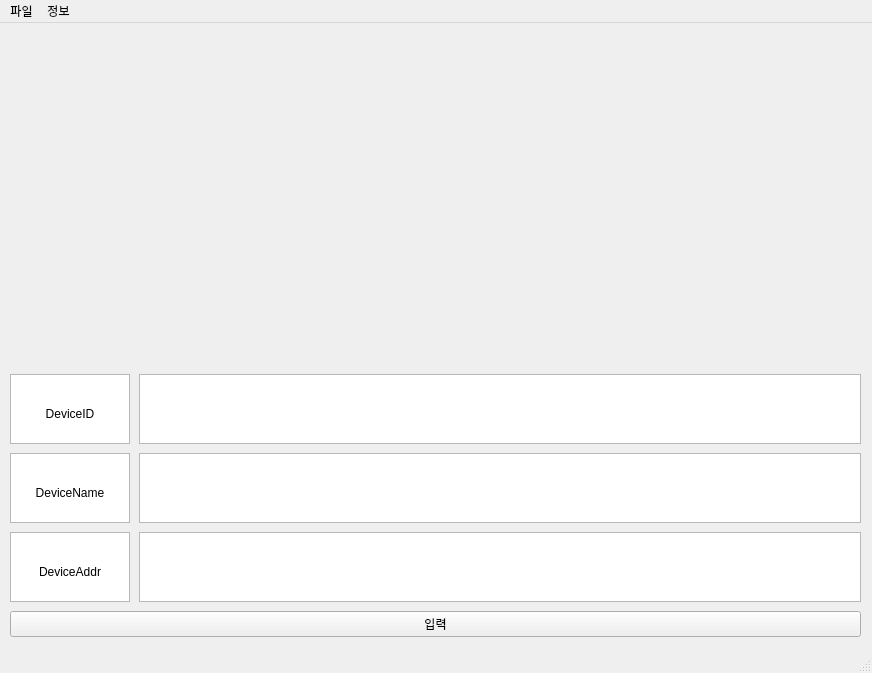
<?xml version="1.0" encoding="UTF-8"?>
<ui version="4.0">
 <class>MainWindow</class>
 <widget class="QMainWindow" name="MainWindow">
  <property name="geometry">
   <rect>
    <x>0</x>
    <y>0</y>
    <width>872</width>
    <height>673</height>
   </rect>
  </property>
  <property name="windowTitle">
   <string>MainWindow</string>
  </property>
  <widget class="QWidget" name="centralwidget">
   <widget class="QWidget" name="verticalLayoutWidget">
    <property name="geometry">
     <rect>
      <x>10</x>
      <y>10</y>
      <width>851</width>
      <height>604</height>
     </rect>
    </property>
    <layout class="QVBoxLayout" name="verticalLayout" stretch="9,1">
     <property name="sizeConstraint">
      <enum>QLayout::SetMinimumSize</enum>
     </property>
     <item>
      <layout class="QHBoxLayout" name="horizontalLayout_3">
       <property name="sizeConstraint">
        <enum>QLayout::SetMinimumSize</enum>
       </property>
      </layout>
     </item>
     <item>
      <layout class="QVBoxLayout" name="verticalLayout_3" stretch="1,1,1,0">
       <property name="spacing">
        <number>9</number>
       </property>
       <property name="sizeConstraint">
        <enum>QLayout::SetMinimumSize</enum>
       </property>
       <item>
        <layout class="QHBoxLayout" name="horizontalLayout_7" stretch="1,6">
         <item>
          <widget class="QTextBrowser" name="IDBrowser">
           <property name="sizePolicy">
            <sizepolicy hsizetype="Minimum" vsizetype="Minimum">
             <horstretch>0</horstretch>
             <verstretch>0</verstretch>
            </sizepolicy>
           </property>
           <property name="palette">
            <palette>
             <active>
              <colorrole role="BrightText">
               <brush brushstyle="SolidPattern">
                <color alpha="255">
                 <red>255</red>
                 <green>255</green>
                 <blue>255</blue>
                </color>
               </brush>
              </colorrole>
             </active>
             <inactive>
              <colorrole role="BrightText">
               <brush brushstyle="SolidPattern">
                <color alpha="255">
                 <red>255</red>
                 <green>255</green>
                 <blue>255</blue>
                </color>
               </brush>
              </colorrole>
             </inactive>
             <disabled>
              <colorrole role="BrightText">
               <brush brushstyle="SolidPattern">
                <color alpha="255">
                 <red>255</red>
                 <green>255</green>
                 <blue>255</blue>
                </color>
               </brush>
              </colorrole>
             </disabled>
            </palette>
           </property>
           <property name="font">
            <font>
             <weight>50</weight>
             <bold>false</bold>
            </font>
           </property>
           <property name="acceptDrops">
            <bool>false</bool>
           </property>
           <property name="verticalScrollBarPolicy">
            <enum>Qt::ScrollBarAlwaysOff</enum>
           </property>
           <property name="horizontalScrollBarPolicy">
            <enum>Qt::ScrollBarAlwaysOff</enum>
           </property>
           <property name="sizeAdjustPolicy">
            <enum>QAbstractScrollArea::AdjustToContentsOnFirstShow</enum>
           </property>
           <property name="undoRedoEnabled">
            <bool>true</bool>
           </property>
           <property name="html">
            <string>&lt;!DOCTYPE HTML PUBLIC &quot;-//W3C//DTD HTML 4.0//EN&quot; &quot;http://www.w3.org/TR/REC-html40/strict.dtd&quot;&gt;
&lt;html&gt;&lt;head&gt;&lt;meta name=&quot;qrichtext&quot; content=&quot;1&quot; /&gt;&lt;style type=&quot;text/css&quot;&gt;
p, li { white-space: pre-wrap; }
&lt;/style&gt;&lt;/head&gt;&lt;body style=&quot; font-family:'Gulim'; font-size:9pt; font-weight:400; font-style:normal;&quot;&gt;
&lt;p align=&quot;center&quot; style=&quot;-qt-paragraph-type:empty; margin-top:0px; margin-bottom:0px; margin-left:0px; margin-right:0px; -qt-block-indent:0; text-indent:0px;&quot;&gt;&lt;br /&gt;&lt;/p&gt;
&lt;p align=&quot;center&quot; style=&quot;-qt-paragraph-type:empty; margin-top:0px; margin-bottom:0px; margin-left:0px; margin-right:0px; -qt-block-indent:0; text-indent:0px;&quot;&gt;&lt;br /&gt;&lt;/p&gt;
&lt;p align=&quot;center&quot; style=&quot; margin-top:0px; margin-bottom:0px; margin-left:0px; margin-right:0px; -qt-block-indent:0; text-indent:0px;&quot;&gt;DeviceID&lt;/p&gt;&lt;/body&gt;&lt;/html&gt;</string>
           </property>
           <property name="overwriteMode">
            <bool>true</bool>
           </property>
          </widget>
         </item>
         <item>
          <widget class="QTextEdit" name="IDEdit">
           <property name="sizePolicy">
            <sizepolicy hsizetype="Minimum" vsizetype="Minimum">
             <horstretch>0</horstretch>
             <verstretch>0</verstretch>
            </sizepolicy>
           </property>
           <property name="whatsThis">
            <string>'정수를 입력하세요'</string>
           </property>
           <property name="verticalScrollBarPolicy">
            <enum>Qt::ScrollBarAlwaysOff</enum>
           </property>
           <property name="horizontalScrollBarPolicy">
            <enum>Qt::ScrollBarAlwaysOff</enum>
           </property>
           <property name="sizeAdjustPolicy">
            <enum>QAbstractScrollArea::AdjustToContentsOnFirstShow</enum>
           </property>
          </widget>
         </item>
        </layout>
       </item>
       <item>
        <layout class="QHBoxLayout" name="horizontalLayout_4" stretch="1,6">
         <item>
          <widget class="QTextBrowser" name="NameBrowser">
           <property name="sizePolicy">
            <sizepolicy hsizetype="Minimum" vsizetype="Minimum">
             <horstretch>0</horstretch>
             <verstretch>0</verstretch>
            </sizepolicy>
           </property>
           <property name="verticalScrollBarPolicy">
            <enum>Qt::ScrollBarAlwaysOff</enum>
           </property>
           <property name="horizontalScrollBarPolicy">
            <enum>Qt::ScrollBarAlwaysOff</enum>
           </property>
           <property name="sizeAdjustPolicy">
            <enum>QAbstractScrollArea::AdjustToContentsOnFirstShow</enum>
           </property>
           <property name="readOnly">
            <bool>true</bool>
           </property>
           <property name="html">
            <string>&lt;!DOCTYPE HTML PUBLIC &quot;-//W3C//DTD HTML 4.0//EN&quot; &quot;http://www.w3.org/TR/REC-html40/strict.dtd&quot;&gt;
&lt;html&gt;&lt;head&gt;&lt;meta name=&quot;qrichtext&quot; content=&quot;1&quot; /&gt;&lt;style type=&quot;text/css&quot;&gt;
p, li { white-space: pre-wrap; }
&lt;/style&gt;&lt;/head&gt;&lt;body style=&quot; font-family:'Gulim'; font-size:9pt; font-weight:400; font-style:normal;&quot;&gt;
&lt;p align=&quot;center&quot; style=&quot;-qt-paragraph-type:empty; margin-top:0px; margin-bottom:0px; margin-left:0px; margin-right:0px; -qt-block-indent:0; text-indent:0px;&quot;&gt;&lt;br /&gt;&lt;/p&gt;
&lt;p align=&quot;center&quot; style=&quot;-qt-paragraph-type:empty; margin-top:0px; margin-bottom:0px; margin-left:0px; margin-right:0px; -qt-block-indent:0; text-indent:0px;&quot;&gt;&lt;br /&gt;&lt;/p&gt;
&lt;p align=&quot;center&quot; style=&quot; margin-top:0px; margin-bottom:0px; margin-left:0px; margin-right:0px; -qt-block-indent:0; text-indent:0px;&quot;&gt;DeviceName&lt;/p&gt;&lt;/body&gt;&lt;/html&gt;</string>
           </property>
          </widget>
         </item>
         <item>
          <widget class="QTextEdit" name="NameEdit">
           <property name="sizePolicy">
            <sizepolicy hsizetype="Minimum" vsizetype="Minimum">
             <horstretch>0</horstretch>
             <verstretch>0</verstretch>
            </sizepolicy>
           </property>
           <property name="acceptDrops">
            <bool>true</bool>
           </property>
           <property name="verticalScrollBarPolicy">
            <enum>Qt::ScrollBarAlwaysOff</enum>
           </property>
           <property name="horizontalScrollBarPolicy">
            <enum>Qt::ScrollBarAlwaysOff</enum>
           </property>
           <property name="sizeAdjustPolicy">
            <enum>QAbstractScrollArea::AdjustToContentsOnFirstShow</enum>
           </property>
           <property name="readOnly">
            <bool>false</bool>
           </property>
           <property name="html">
            <string>&lt;!DOCTYPE HTML PUBLIC &quot;-//W3C//DTD HTML 4.0//EN&quot; &quot;http://www.w3.org/TR/REC-html40/strict.dtd&quot;&gt;
&lt;html&gt;&lt;head&gt;&lt;meta name=&quot;qrichtext&quot; content=&quot;1&quot; /&gt;&lt;style type=&quot;text/css&quot;&gt;
p, li { white-space: pre-wrap; }
&lt;/style&gt;&lt;/head&gt;&lt;body style=&quot; font-family:'Gulim'; font-size:9pt; font-weight:400; font-style:normal;&quot;&gt;
&lt;p style=&quot;-qt-paragraph-type:empty; margin-top:0px; margin-bottom:0px; margin-left:0px; margin-right:0px; -qt-block-indent:0; text-indent:0px;&quot;&gt;&lt;br /&gt;&lt;/p&gt;&lt;/body&gt;&lt;/html&gt;</string>
           </property>
          </widget>
         </item>
        </layout>
       </item>
       <item>
        <layout class="QHBoxLayout" name="horizontalLayout_6" stretch="1,6">
         <item>
          <widget class="QTextBrowser" name="AddrBrowser">
           <property name="sizePolicy">
            <sizepolicy hsizetype="Minimum" vsizetype="Minimum">
             <horstretch>0</horstretch>
             <verstretch>0</verstretch>
            </sizepolicy>
           </property>
           <property name="verticalScrollBarPolicy">
            <enum>Qt::ScrollBarAlwaysOff</enum>
           </property>
           <property name="horizontalScrollBarPolicy">
            <enum>Qt::ScrollBarAlwaysOff</enum>
           </property>
           <property name="sizeAdjustPolicy">
            <enum>QAbstractScrollArea::AdjustToContentsOnFirstShow</enum>
           </property>
           <property name="html">
            <string>&lt;!DOCTYPE HTML PUBLIC &quot;-//W3C//DTD HTML 4.0//EN&quot; &quot;http://www.w3.org/TR/REC-html40/strict.dtd&quot;&gt;
&lt;html&gt;&lt;head&gt;&lt;meta name=&quot;qrichtext&quot; content=&quot;1&quot; /&gt;&lt;style type=&quot;text/css&quot;&gt;
p, li { white-space: pre-wrap; }
&lt;/style&gt;&lt;/head&gt;&lt;body style=&quot; font-family:'Gulim'; font-size:9pt; font-weight:400; font-style:normal;&quot;&gt;
&lt;p align=&quot;center&quot; style=&quot;-qt-paragraph-type:empty; margin-top:0px; margin-bottom:0px; margin-left:0px; margin-right:0px; -qt-block-indent:0; text-indent:0px;&quot;&gt;&lt;br /&gt;&lt;/p&gt;
&lt;p align=&quot;center&quot; style=&quot;-qt-paragraph-type:empty; margin-top:0px; margin-bottom:0px; margin-left:0px; margin-right:0px; -qt-block-indent:0; text-indent:0px;&quot;&gt;&lt;br /&gt;&lt;/p&gt;
&lt;p align=&quot;center&quot; style=&quot; margin-top:0px; margin-bottom:0px; margin-left:0px; margin-right:0px; -qt-block-indent:0; text-indent:0px;&quot;&gt;DeviceAddr&lt;/p&gt;&lt;/body&gt;&lt;/html&gt;</string>
           </property>
          </widget>
         </item>
         <item>
          <widget class="QTextEdit" name="AddrEdit">
           <property name="sizePolicy">
            <sizepolicy hsizetype="Minimum" vsizetype="Minimum">
             <horstretch>0</horstretch>
             <verstretch>0</verstretch>
            </sizepolicy>
           </property>
           <property name="verticalScrollBarPolicy">
            <enum>Qt::ScrollBarAlwaysOff</enum>
           </property>
           <property name="horizontalScrollBarPolicy">
            <enum>Qt::ScrollBarAlwaysOff</enum>
           </property>
           <property name="sizeAdjustPolicy">
            <enum>QAbstractScrollArea::AdjustToContentsOnFirstShow</enum>
           </property>
           <property name="html">
            <string>&lt;!DOCTYPE HTML PUBLIC &quot;-//W3C//DTD HTML 4.0//EN&quot; &quot;http://www.w3.org/TR/REC-html40/strict.dtd&quot;&gt;
&lt;html&gt;&lt;head&gt;&lt;meta name=&quot;qrichtext&quot; content=&quot;1&quot; /&gt;&lt;style type=&quot;text/css&quot;&gt;
p, li { white-space: pre-wrap; }
&lt;/style&gt;&lt;/head&gt;&lt;body style=&quot; font-family:'Gulim'; font-size:9pt; font-weight:400; font-style:normal;&quot;&gt;
&lt;p style=&quot;-qt-paragraph-type:empty; margin-top:0px; margin-bottom:0px; margin-left:0px; margin-right:0px; -qt-block-indent:0; text-indent:0px;&quot;&gt;&lt;br /&gt;&lt;/p&gt;&lt;/body&gt;&lt;/html&gt;</string>
           </property>
          </widget>
         </item>
        </layout>
       </item>
       <item>
        <widget class="QPushButton" name="btn">
         <property name="text">
          <string>입력</string>
         </property>
        </widget>
       </item>
      </layout>
     </item>
    </layout>
   </widget>
  </widget>
  <widget class="QStatusBar" name="statusbar"/>
  <widget class="QMenuBar" name="menubar">
   <property name="geometry">
    <rect>
     <x>0</x>
     <y>0</y>
     <width>872</width>
     <height>31</height>
    </rect>
   </property>
   <widget class="QMenu" name="Filemenu">
    <property name="title">
     <string>파일</string>
    </property>
    <addaction name="actionexit"/>
    <addaction name="separator"/>
    <addaction name="separator"/>
   </widget>
   <widget class="QMenu" name="Information">
    <property name="title">
     <string>정보</string>
    </property>
    <addaction name="actioninsert"/>
    <addaction name="actionmodify"/>
    <addaction name="actiondelete"/>
   </widget>
   <addaction name="Filemenu"/>
   <addaction name="Information"/>
  </widget>
  <action name="actionexit">
   <property name="text">
    <string>exit</string>
   </property>
  </action>
  <action name="actioninsert">
   <property name="text">
    <string>insert</string>
   </property>
  </action>
  <action name="actionmodify">
   <property name="text">
    <string>modify</string>
   </property>
  </action>
  <action name="actiondelete">
   <property name="text">
    <string>delete</string>
   </property>
  </action>
 </widget>
 <resources/>
 <connections/>
</ui>
